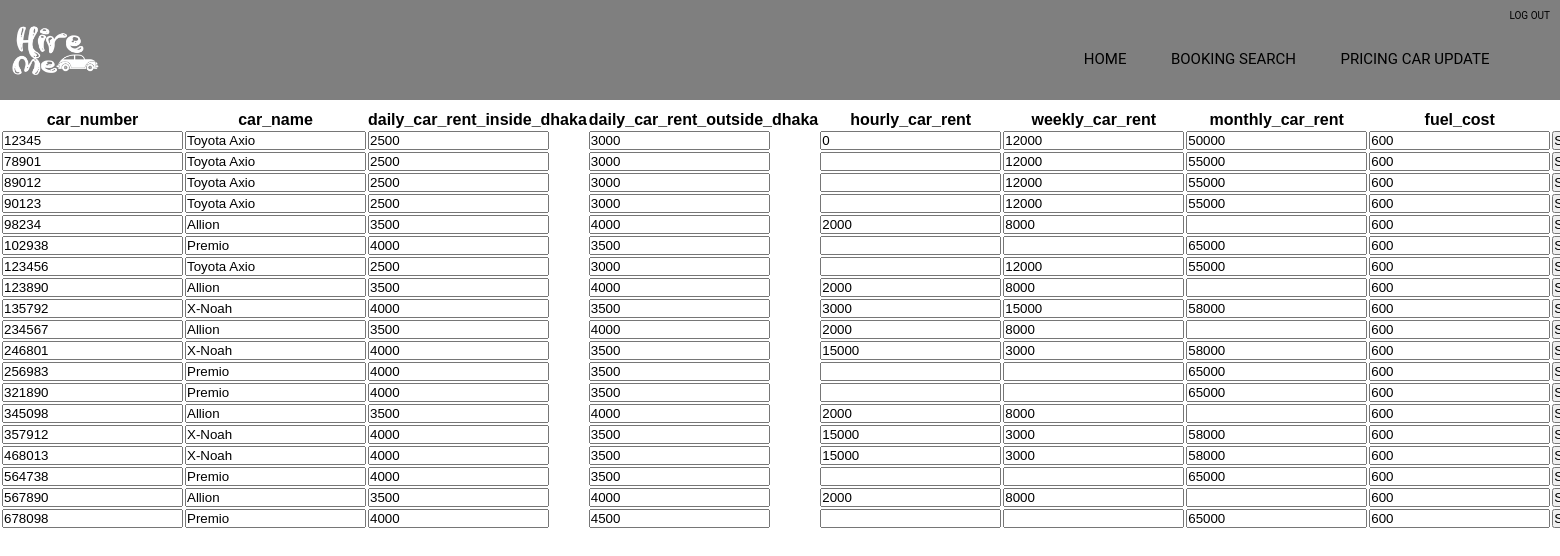
/admin_pr_update.php, run on the app's committed database.
### tables this page shows
CREATE TABLE `pricing` (
  `car_number` int(9) NOT NULL,
  `email` char(50) DEFAULT NULL,
  `car_name` char(20) DEFAULT NULL,
  `daily_car_rent_inside_dhaka` int(5) DEFAULT NULL,
  `daily_car_rent_outside_dhaka` int(5) DEFAULT NULL,
  `hourly_car_rent` int(6) DEFAULT NULL,
  `weekly_car_rent` int(6) DEFAULT NULL,
  `monthly_car_rent` int(6) DEFAULT NULL,
  `fuel_cost` int(10) DEFAULT NULL
);

### admin_pr_update.php (the view, shortened to what this page needs)
<html>
    <head>
        <link href="style.css" rel="stylesheet" type ="text/css">
    </head>
    <body>
        <header>
            <div class="row">
                <div class="logo"><img src="image/logo.png">
                </div>
               <ul class= "reg-nav">
                      <li ><a href="http://localhost/hireme/ADMIN_LOGIN.PHP"> LOG OUT </a></li>
                     </ul>
            <ul class= "main-nav">
                <li ><a href="http://localhost/hireme/hireme_admin.php"> HOME </a></li>
                <li><a href="http://localhost/hireme/admin_booking.php"> BOOKING SEARCH</a></li>
                <li><a href="http://localhost/hireme/admin_pr_update.php"> PRICING CAR UPDATE </a></li>
                </ul>
            </div>
            </header>
            <?php
            $con= mysqli_connect('localhost','root','');
            mysqli_select_db($con, 'hireme');
            $sql= "select * from pricing";
            $records= mysqli_query($con,$sql);
            ?>
        <table>
            <tr>
            <th>car_number</th>
            <th>car_name</th>
            <th>daily_car_rent_inside_dhaka</th>
            <th>daily_car_rent_outside_dhaka</th>
            <th>hourly_car_rent</th>
            <th>weekly_car_rent</th>
            <th>monthly_car_rent</th>
            <th>fuel_cost</th>
            </tr>
            <?php
            while($row = mysqli_fetch_array($records)){
                echo"<tr><form action=update.php method= post>";
                echo"<td><input type=text name=carnu value='".$row['car_number']."'></td>";
                    echo"<td><input type=text name=carna value='".$row['car_name']."'></td>";
                    echo"<td><input type=text name=dayin value='".$row['daily_car_rent_inside_dhaka']."'></td>";
                    echo"<td><input type=text name=dayout value='".$row['daily_car_rent_outside_dhaka']."'></td>";
                    echo"<td><input type=text name=hour value='".$row['hourly_car_rent']."'></td>";
                    echo"<td><input type=text name=week value='".$row['weekly_car_rent']."'></td>";
                    echo"<td><input type=text name=month value='".$row['monthly_car_rent']."'></td>";
                    echo"<td><input type=text name=fuel value='".$row['fuel_cost']."'></td>";
                echo "<td><input type= submit>";
                echo "</form></tr>";
            }
            ?>
        </table>
    </body>
</html>

### style.css (style rules this page uses)
* { margin: 0; padding: 0; }
.reg-nav { float: right; list-style: none; margin-top:10px; margin-right:10px; }
.reg-nav li { display: inline-block; }
.reg-nav li a { color: black; text-decoration: none; font-family: "roboto", sans-serif; font-size: 10px; }
.main-nav { float: right; list-style: none; margin-top:50px; }
.main-nav li { display: inline-block; }
.main-nav li a { color: black; text-decoration: none; padding: 5px 20px; font-family: "roboto", sans-serif; font-size: 15px; }
.logo img { padding-top: auto; width: 7%; height: auto; float: left; }
.row { width: 100%; height: 100px; background-color: rgba(0,0,0,0.5); }
* { box-sizing: border-box; }
body { font-family: Verdana, sans-serif; }
img { vertical-align: middle; }

### data on the page
pricing: carnu "12345", carna "Toyota Axio", dayin "2500", dayout "3000", hour "0", week "12000", month "50000", fuel "600"
pricing: carnu "78901", carna "Toyota Axio", dayin "2500", dayout "3000", week "12000", month "55000", fuel "600"
pricing: carnu "89012", carna "Toyota Axio", dayin "2500", dayout "3000", week "12000", month "55000", fuel "600"
pricing: carnu "90123", carna "Toyota Axio", dayin "2500", dayout "3000", week "12000", month "55000", fuel "600"
pricing: carnu "98234", carna "Allion", dayin "3500", dayout "4000", hour "2000", week "8000", fuel "600"
pricing: carnu "102938", carna "Premio", dayin "4000", dayout "3500", month "65000", fuel "600"
pricing: carnu "123456", carna "Toyota Axio", dayin "2500", dayout "3000", week "12000", month "55000", fuel "600"
pricing: carnu "123890", carna "Allion", dayin "3500", dayout "4000", hour "2000", week "8000", fuel "600"
pricing: carnu "135792", carna "X-Noah", dayin "4000", dayout "3500", hour "3000", week "15000", month "58000", fuel "600"
pricing: carnu "234567", carna "Allion", dayin "3500", dayout "4000", hour "2000", week "8000", fuel "600"
pricing: carnu "246801", carna "X-Noah", dayin "4000", dayout "3500", hour "15000", week "3000", month "58000", fuel "600"
pricing: carnu "256983", carna "Premio", dayin "4000", dayout "3500", month "65000", fuel "600"
pricing: carnu "321890", carna "Premio", dayin "4000", dayout "3500", month "65000", fuel "600"
pricing: carnu "345098", carna "Allion", dayin "3500", dayout "4000", hour "2000", week "8000", fuel "600"
pricing: carnu "357912", carna "X-Noah", dayin "4000", dayout "3500", hour "15000", week "3000", month "58000", fuel "600"
pricing: carnu "468013", carna "X-Noah", dayin "4000", dayout "3500", hour "15000", week "3000", month "58000", fuel "600"
pricing: carnu "564738", carna "Premio", dayin "4000", dayout "3500", month "65000", fuel "600"
pricing: carnu "567890", carna "Allion", dayin "3500", dayout "4000", hour "2000", week "8000", fuel "600"
pricing: carnu "678098", carna "Premio", dayin "4000", dayout "4500", month "65000", fuel "600"
